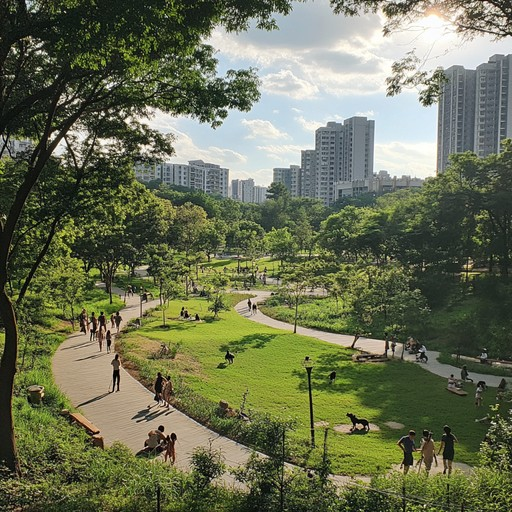
#> input picture opencv_project/image1.jpg, 512 x 512 px, found by its file name
$ python blurr.py
#> lines starting #> are read from the running program, lines starting #| are printed output that depends on the picture
import cv2
img = cv2.imread("image1.jpg")
#> img is the input picture: shape (512, 512, 3); mean B, G, R 84.6, 112.3, 106.5
cv2.imshow("Original Image", img)
# --------------------------------------------------
# 1. Averaging Blur (Box Filter)
# Replaces each pixel with the average value of its neighboring pixels.
# --------------------------------------------------
average = cv2.blur(img, (7, 7))
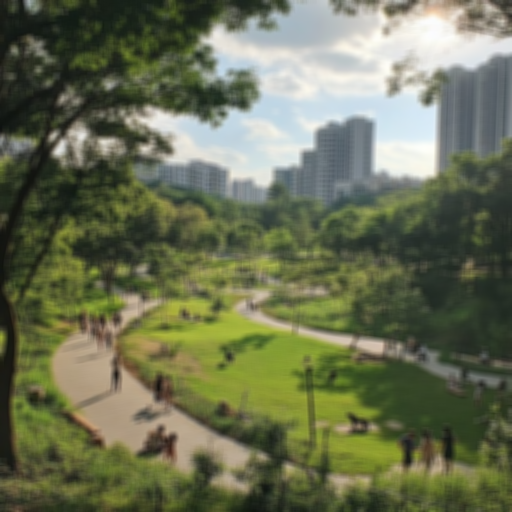
#> average: shape (512, 512, 3); mean B, G, R 84.6, 112.4, 106.5
cv2.imshow("Average Blur", average)
# --------------------------------------------------
# 2. Gaussian Blur
# Uses a Gaussian kernel to reduce noise while preserving image quality.
# --------------------------------------------------
gaussian = cv2.GaussianBlur(img, (7, 7), 0)
cv2.imshow("Gaussian Blur", gaussian)

# --------------------------------------------------
# 3. Median Blur
# Replaces each pixel with the median value of neighboring pixels; best for salt-and-pepper noise.
# --------------------------------------------------
median = cv2.medianBlur(img, 7)
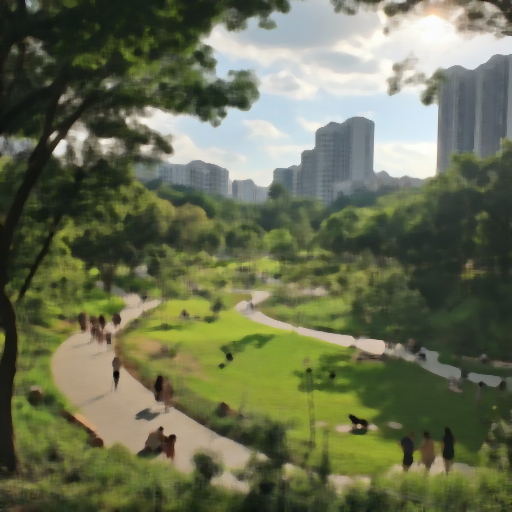
#> median: shape (512, 512, 3); mean B, G, R 83, 111, 105.1
cv2.imshow("Median Blur", median)

# --------------------------------------------------
# 4. Bilateral Filter
# Smooths the image while preserving edges by considering both color and distance.
# --------------------------------------------------
bilateral = cv2.bilateralFilter(img, 10, 35, 25)
cv2.imshow("Bilateral Filter", bilateral)

# Wait for a key press
cv2.waitKey(0)
cv2.destroyAllWindows()
